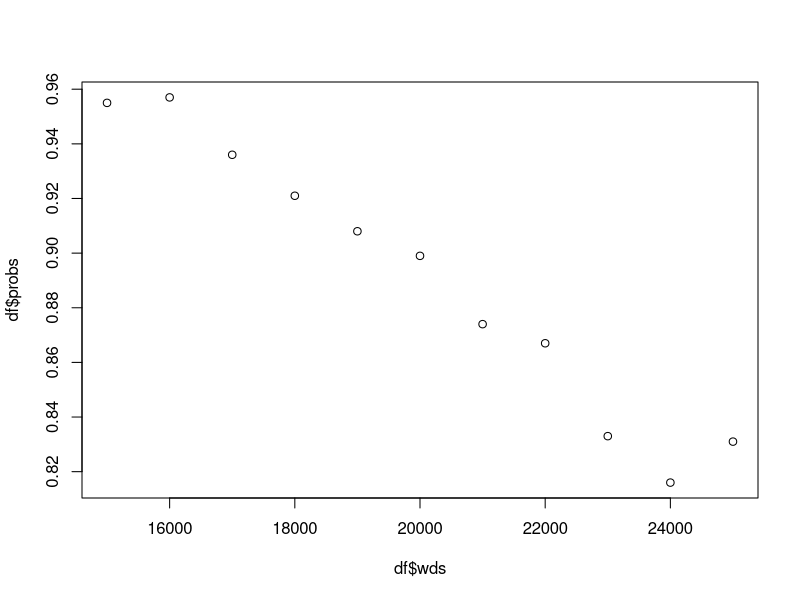

Recreate this plot in R.
mean <- 10.0
sd <- 20.0

beg.balance <- 550000
years.retirement <- 25
inflation <- 2.5/100
withdrawal <- 20000
simulations <- 1000
k <- 0
pr <- rep(NA, 11)
withdrawals <- seq(withdrawal - 5000, withdrawal + 5000, 1000)
for (wd in withdrawals){
  ending.balance <- rep(NA, simulations)
  
  for (j in 1:simulations) {
    bal <- beg.balance 
    norm <- rnorm(years.retirement)

    for (i in 1:years.retirement) {
      ret <- (mean + norm[i] * sd)/100
      bal <- bal*(1 + ret) - wd*((1 + inflation)**i)
    }
    ending.balance[j] <- bal
  }
  
  k = k + 1
  pr[k] = length(ending.balance[ending.balance > 0])/1000
}

df = data.frame(wds = withdrawals, probs = pr)
plot(df$wds, df$probs)

